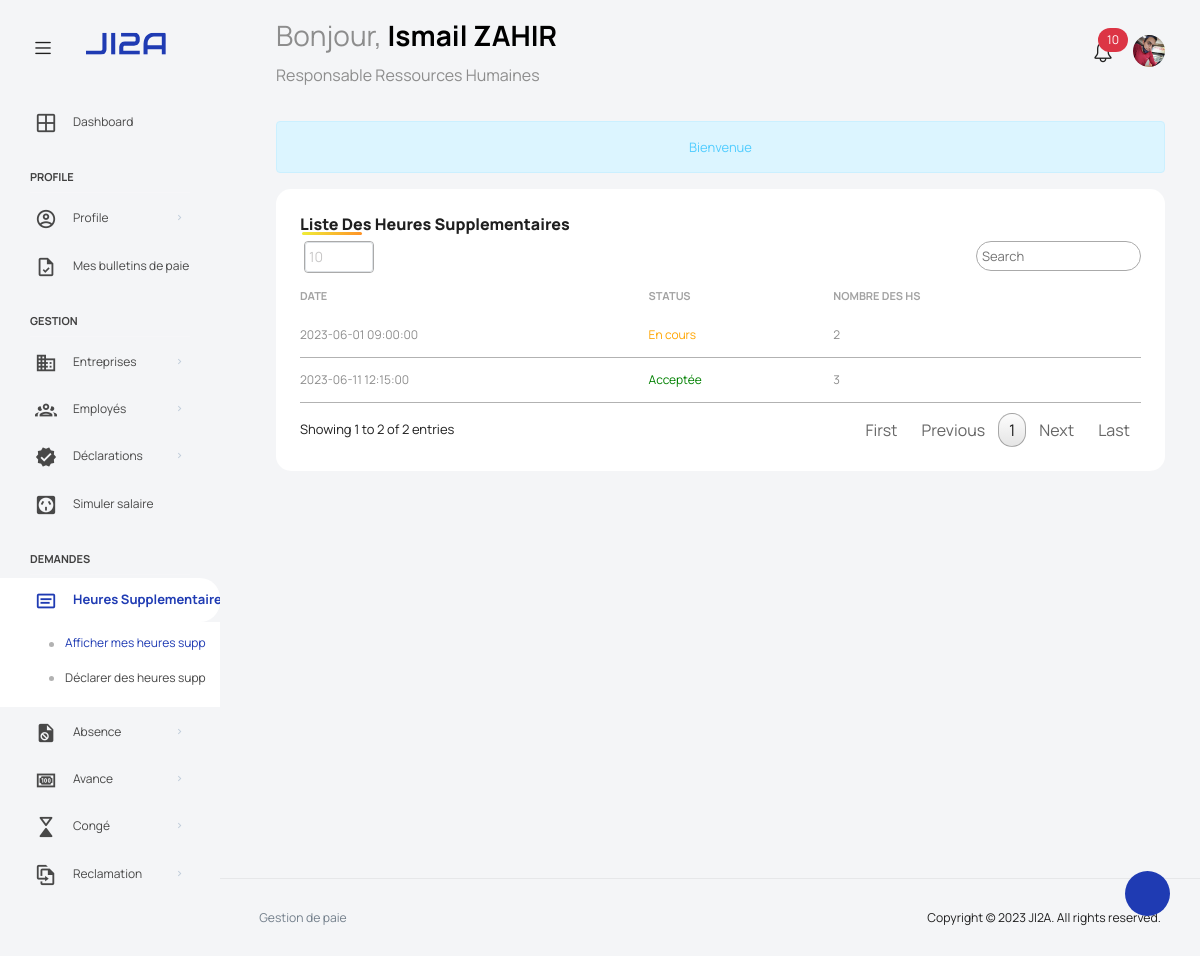
/views/heures_supp (signed in), run on an earlier commit of the app's database.
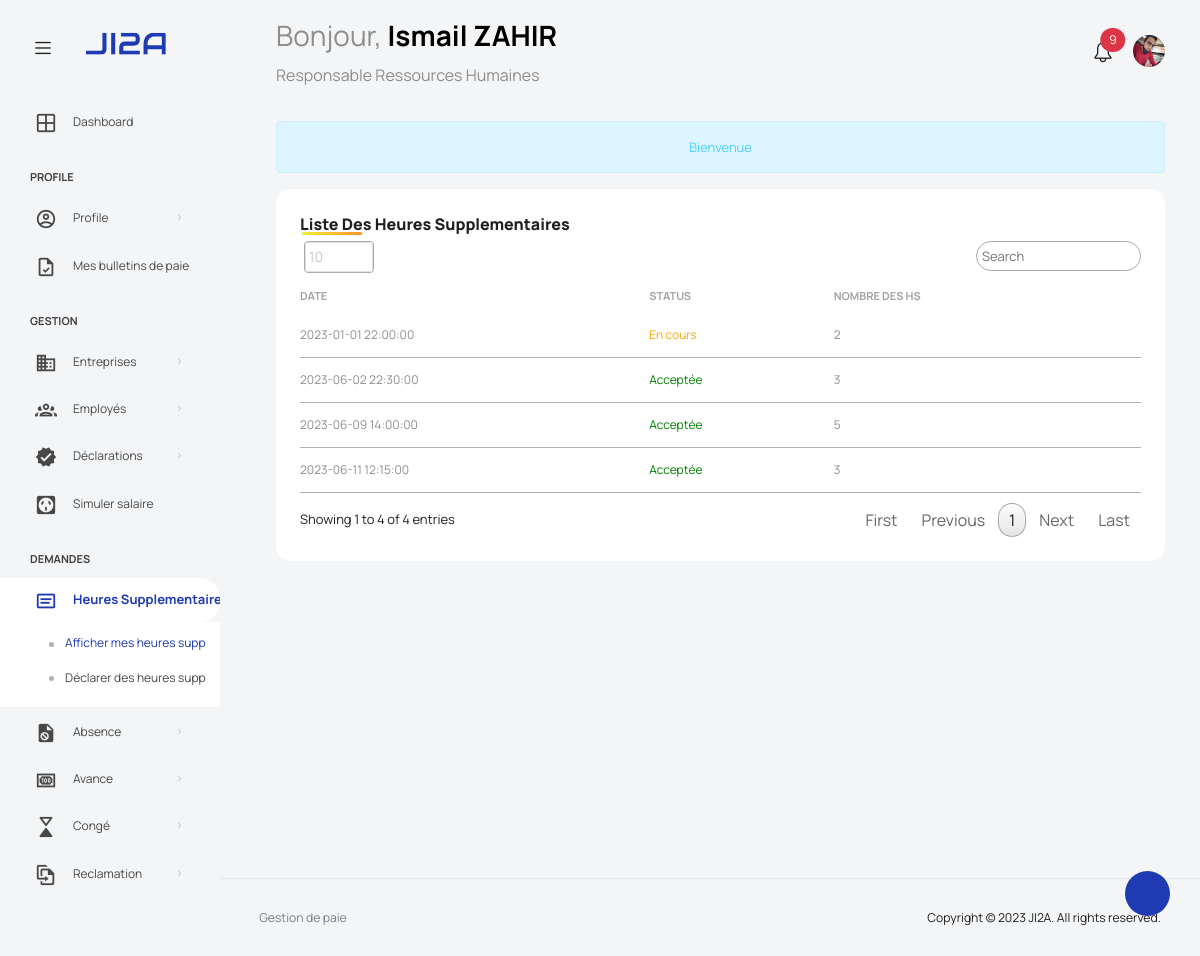
And on a later commit of the database.
### tables this page shows
CREATE TABLE `heuressupp` (
  `idHeuresSupp` int NOT NULL,
  `status` enum('En cours','Acceptée','Refusée') NOT NULL,
  `dateTravail` datetime NOT NULL,
  `nbHs` int NOT NULL,
  `idEmploye` int NOT NULL
);

### scripts/employe.inc.php (called while the page is built, shortened)
<?php
  function getNotifications ($id)
  {
    require 'connect.php';
    $stm = $pdo->prepare("SELECT * FROM reclamation NATURAL JOIN employe
                          WHERE status = 'En cours' AND responsable = ?
                          ORDER BY dateReclamation DESC");
    $stm->execute([$id]);
    return $stm->fetchAll(PDO::FETCH_ASSOC);
  }

### views/heures_supp.php (the view, shortened to what the changed rows need)
<?php
require_once '../scripts/connect.php';
$stmt = $pdo->prepare("SELECT * FROM heuressupp WHERE idEmploye = ?");
$stmt->execute([$_SESSION['auth']['idEmploye']]);
$result = $stmt->fetchAll(PDO::FETCH_ASSOC);
?>
<!DOCTYPE html>
<html lang="en">
<head>
<body>
  <div class="container-scroller">
    <?php include('partials/_navbar.php'); ?>
    <div class="container-fluid page-body-wrapper">
      <div class="main-panel">
        <div class="content-wrapper">
          <div class="row">
            <div class="col-sm-12">
              <div class="home-tab">
                <div class="row flex-grow">
                  <div class="col-12 grid-margin stretch-card">
                    <div class="card card-rounded">
                      <div class="card-body">
                        <div class="d-sm-flex justify-content-between align-items-start">
                          <div>
                          </div>
                        </div>
                        <div class="table-responsive  mt-1">
                          <table class="table select-table" id="table">
                            <thead>
                              <tr>
                                <th>Date </th>
                                <th>Status</th>
                                <th>Nombre des HS </th>
                              </tr>
                            </thead>
                            <tbody>
                              <?php foreach ($result as $row) : ?>
                                <tr>
                                  <td><?php echo $row['dateTravail']; ?></td>
                                  <td>
                                    <?php
                                    $status = $row['status'];
                                    $statusColor = '';
                                    if ($status == 'Acceptée') {
                                      $statusColor = 'green';
                                    } elseif ($status == 'En cours') {
                                      $statusColor = 'orange';
                                    } elseif ($status == 'Refusée') {
                                      $statusColor = 'red';
                                    }
                                    ?>
                                    <span style="color: <?php echo $statusColor; ?>"><?php echo $status; ?></span>
                                  </td>
                                  <td><?php echo $row['nbHs']; ?></td>
                                </tr>
                              <?php endforeach; ?>
                            </tbody>
                          </table>
                        </div>
                      </div>
                    </div>
                  </div>
                </div>
              </div>
            </div>
          </div>
        </div>
      </div>
    </div>
  </div>
</body>
</html>

### views/partials/_navbar.php (shortened to what the changed rows need)
<nav class="navbar default-layout col-lg-12 col-12 p-0 fixed-top d-flex align-items-top flex-row">
  <?php
    if (isset($_SESSION['admin']))
    {
      $user = $_SESSION['admin'];
      $user['poste'] = "Espace Administrateur";
    }
    else $user = $_SESSION['auth'];
  ?>
  <div class="navbar-menu-wrapper d-flex align-items-top">
    <ul class="navbar-nav">
      <li class="nav-item font-weight-semibold d-none d-lg-block ms-0">
        <h1 class="welcome-text">Bonjour, <span class="text-black fw-bold"><?php echo $user['prenom']." ".$user['nom']; ?></span></h1>
      </li>
    </ul>
    <ul class="navbar-nav ms-auto">
    <?php
      if (isset($_SESSION['auth'])):
      require_once '../scripts/employe.inc.php';
      $notifications = getNotifications($user['idEmploye']);
    ?>
      <li class="nav-item dropdown ">
        <a class="nav-link count-indicator" id="notificationDropdown" href="#" data-bs-toggle="dropdown">
          <i class="icon-bell"></i>
          <span class="position-absolute top-0 start-100 translate-middle badge rounded-pill bg-danger">
          <?php echo count($notifications); ?>
          </span>
        </a>
      </li>
      <?php endif; ?>
    </ul>
  </div>
</nav>

What changed in the data, as far as the page shows it:
changed heuressupp "En cours": dateTravail "2023-06-01 09:00:00" → "2023-01-01 22:00:00"
now on this page (row edited): heuressupp: dateTravail "2023-06-02 22:30:00", status "Acceptée", nbHs "3"
now on this page (row edited): heuressupp: dateTravail "2023-06-09 14:00:00", status "Acceptée", nbHs "5"
Also different on the page:
count($notifications): "10" → "9"
text written by a page script: "Showing 1 to 2 of 2 entries First Previous 1 Next Last" → "Showing 1 to 4 of 4 entries First Previous 1 Next Last"
